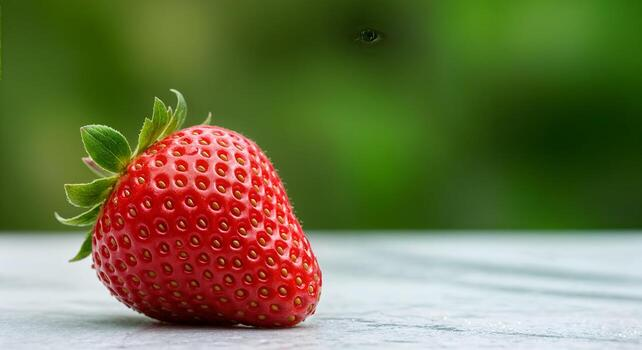
#> input picture data/test1.jpg, 642 x 350 px, found by its file name
$ python intensity_slice.py
#> lines starting #> are read from the running program, lines starting #| are printed output that depends on the picture; after the words box and inside, x2 and y2 are one past the last pixel; in counts of white or black regions, pixels touching at a corner belong together
import cv2
import numpy as np

img = cv2.imread("data/test1.jpg", cv2.IMREAD_GRAYSCALE)
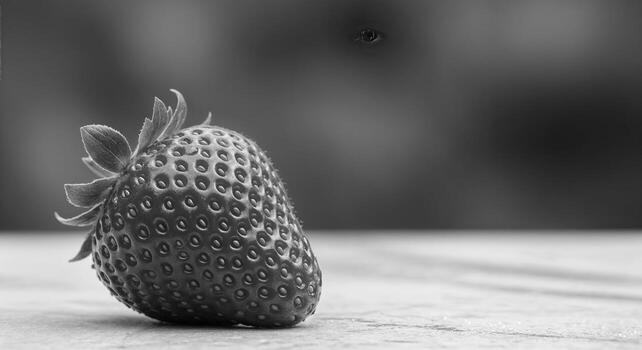
#> img: shape (350, 642); min 0, max 253, mean 110.1

def intensity_slice(img, p1, p2, suppress=True, high=255):
#> called with p1 = 40, p2 = 100, suppress = True, high = 255
    if not suppress:
        res = img.copy()
        res[(img >= p1) & (img <= p2)] = high
        return res
    else:
        res = np.where((img >= p1) & (img <= p2), high, 0).astype(np.uint8)
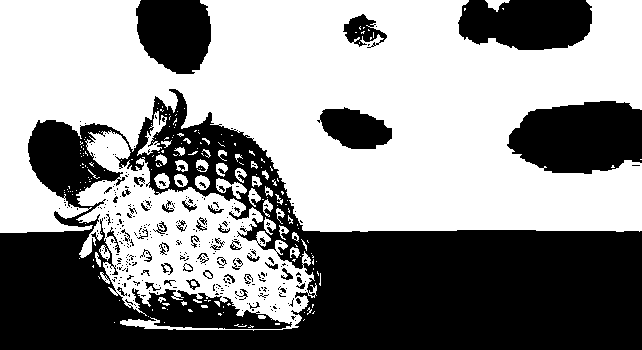
#> res: shape (350, 642); 56.2% white; 330 black regions (279 under 20 px), largest, box (x1, y1, x2, y2) and area: (0, 89, 642, 350) 74899, (507, 101, 642, 174) 7798, (458, 0, 592, 50) 5633
        return res


res = intensity_slice(img, 40, 100, True)

cv2.imshow("Image", img)
cv2.imshow("Intensity_Slice", res)
cv2.waitKey(0)
cv2.destroyAllWindows()

$ run again, with data/test2.jpg copied over data/test1.jpg
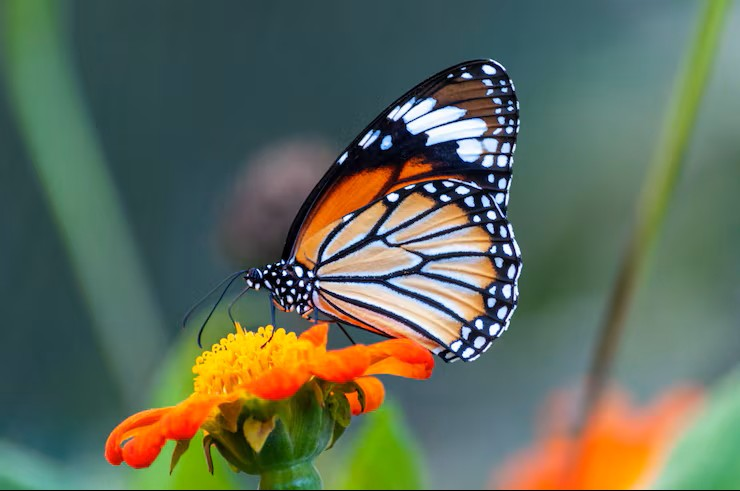
#> input picture data/test2.jpg, 740 x 491 px, found by its file name
#> `img = cv2.imread("data/test1.jpg", cv2.IMREAD_GRAYSCALE)`:
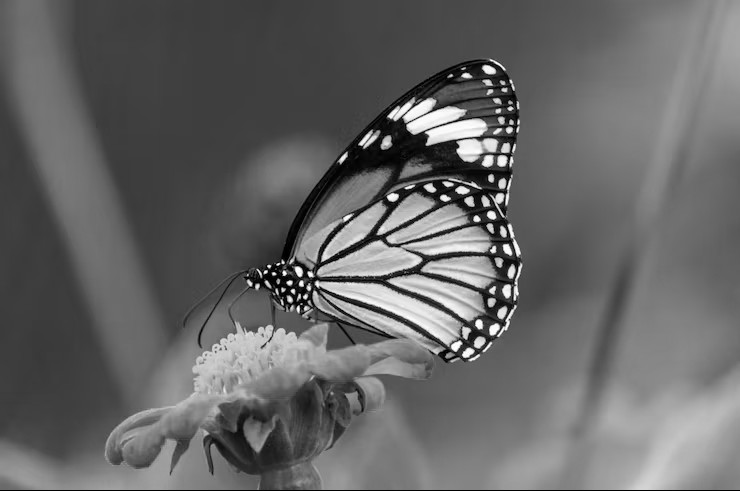
#> img: shape (491, 740); min 0, max 255, mean 101.5
#> in intensity_slice, `res = np.where((img >= p1) & (img <= p2), high, 0).astype(np.uint8)`:
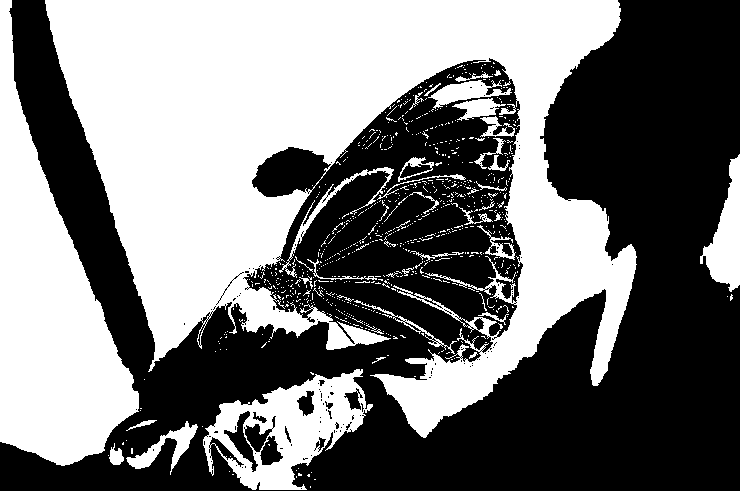
#> res: shape (491, 740); 47.2% white; 736 white regions (690 under 20 px), largest, box (x1, y1, x2, y2) and area: (45, 0, 637, 438) 119397, (0, 0, 139, 466) 31004, (203, 369, 373, 490) 9114
